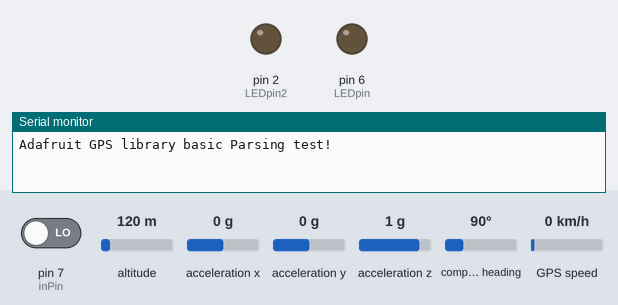
Bench run of a sketch on a simulated Arduino Mega 2560, built with avr-gcc and run on an emulated ATmega2560. Parts: output pins drawn as LEDs (lit = HIGH), the last lines printed to the serial monitor. The inputs (shaded band) are chosen by the test bench; at power-on: pin 7 (inPin) LOW, altitude 120 m, acceleration x 0 g, acceleration y 0 g, acceleration z 1 g, compass heading 90°, GPS speed 0 km/h. The GPS gets a fix after 3 s at 37.7749, -122.4194 with 8 satellites.

Above: at 2.2 s.
2.3 s: pin 7 (inPin) driven HIGH
At 3.6 s:
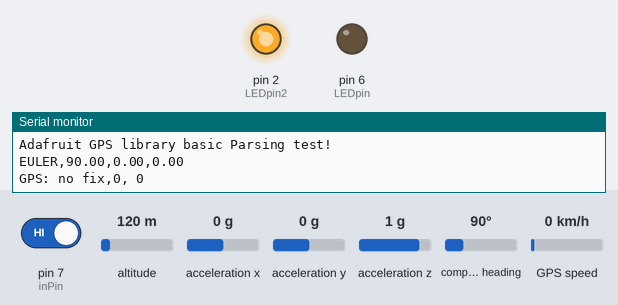
At 5.1 s:
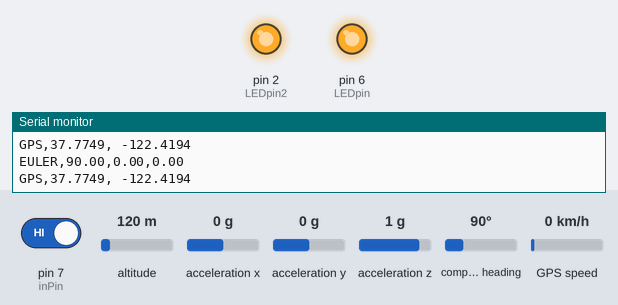
Timing chart, 0 to 6.6 s (numbered marks = the images above; inputs shaded):
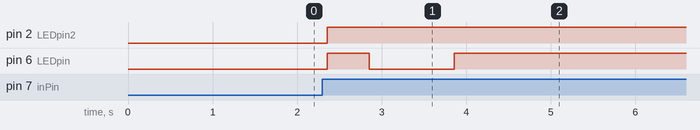

The sketch:

sketch_oct04b.ino
```cpp
#include <Wire.h>
#include <Adafruit_Sensor.h>
#include <Adafruit_BNO055.h>
#include <utility/imumaths.h>

#include <Adafruit_GPS.h>   // Adafruit GPS Library

Adafruit_GPS GPS(&Serial1); // We'll be using the Mega's serial port 1
                            // (R&TX1), but you can also use 2 and 3

// Set GPSECHO to 'false' to turn off echoing the GPS data to the Serial console
// Set to 'true' if you want to debug and listen to the raw GPS sentences
#define GPSECHO  false

/* This driver reads raw data from the BNO055

   Connections
   ===========
   Connect SCL to analog 5
   Connect SDA to analog 4
   Connect VDD to 3.3V DC
   Connect GROUND to common ground

   History
   =======
   2015/MAR/03  - First release (KTOWN)
*/

/* Set the delay between fresh samples */
#define BNO055_SAMPLERATE_DELAY_MS (500)

// Check I2C device address and correct line below (by default address is 0x29 or 0x28)
//                                   id, address
Adafruit_BNO055 bno = Adafruit_BNO055(-1, 0x28);

int LEDpin = 6;
int LEDpin2 = 2;

int delayval = 100; // delay for half a second

// the follow variables are long's because the time, measured in miliseconds,
// will quickly become a bigger number than can be stored in an int.
long time = 0;         // the last time the output pin was toggled
unsigned long debounce = 50;   // the debounce time, increase if the output flickers
int inPin = 7;         // the number of the button
int state;      // the current state of the output pin
int lastState = LOW;   // the previous reading from the input pin
int reading;           // the current reading from the input pin
unsigned long lastDebounceTime = 0;  // the last time the output pin was toggled

boolean readingData = false;
/**************************************************************************/
/*
    Arduino setup function (automatically called at startup)
*/
/**************************************************************************/

// Keeps track of whether we're using the interrupt
// off by default!
boolean usingInterrupt = false;

void setup(void)
{
  Serial.begin(115200);
  //Serial.println("Orientation Sensor Raw Data Test"); Serial.println("");

  Serial.println("Adafruit GPS library basic Parsing test!");
  // 9600 NMEA is the default baud rate for Adafruit MTK GPS's- some use 4800
  GPS.begin(9600);

  // You can adjust which sentences to have the module emit, below

  // Uncomment this line to turn on RMC (recommended minimum) and GGA (fix data) including altitude
  GPS.sendCommand(PMTK_SET_NMEA_OUTPUT_RMCGGA);
  // Uncomment this line to turn on only the "minimum recommended" data for high update rates!
  //GPS.sendCommand(PMTK_SET_NMEA_OUTPUT_RMCONLY);

  // For parsing data, anything but either RMC only or RMC+GGA is not recommended, since
  // the parser doesn't care about other sentences at this time

  // Set the update rate
  GPS.sendCommand(PMTK_SET_NMEA_UPDATE_1HZ);   // 1 Hz update rate
  // For the parsing code to work nicely and have time to sort through the data, and
  // print it out using anything higher than 1 Hz is not suggested

  // Request updates on antenna status, comment out to keep quiet
  GPS.sendCommand(PGCMD_ANTENNA);

  // This code can have a timer0 interrupt go off
  // every 1 millisecond, and read data from the GPS. That makes the
  // loop code  a lot easier!
  useInterrupt(true);

  /* Initialise the sensor */
  if(!bno.begin())
  {
    /* There was a problem detecting the BNO055 ... check your connections */
    //Serial.print("Ooops, no BNO055 detected ... Check your wiring or I2C ADDR!");
    while(1);
  }

  delay(1000);

  /* Display the current temperature
  int8_t temp = bno.getTemp();
  Serial.print("Current Temperature: ");
  Serial.print(temp);
  Serial.println(" C");
  Serial.println("");*/

  bno.setExtCrystalUse(true);

  //Serial.println("Calibration status values: 0=uncalibrated, 3=fully calibrated");

  pinMode(LEDpin, OUTPUT);
  pinMode(LEDpin2, OUTPUT);
  digitalWrite(LEDpin, LOW);
  digitalWrite(LEDpin2, LOW);

  // Ask for firmware version
  Serial1.println(PMTK_Q_RELEASE);
}

// Interrupt is called once a millisecond, looks for any new GPS data, and stores it
SIGNAL(TIMER0_COMPA_vect) {
  char c = GPS.read();
  // if you want to debug, this is a good time to do it!
#ifdef UDR0
  if (GPSECHO)
    if (c) UDR0 = c;
    // writing direct to UDR0 is much much faster than Serial.print
    // but only one character can be written at a time.
#endif
}

void useInterrupt(boolean v) {
  if (v) {
    // Timer0 is already used for millis() - we'll just interrupt somewhere
    // in the middle and call the "Compare A" function above
    OCR0A = 0xAF;
    TIMSK0 |= _BV(OCIE0A);
    usingInterrupt = true;
  } else {
    // do not call the interrupt function COMPA anymore
    TIMSK0 &= ~_BV(OCIE0A);
    usingInterrupt = false;
  }
}

uint32_t timer = millis();

/**************************************************************************/
/*
    Arduino loop function, called once 'setup' is complete (your own code
    should go here)
*/
/**************************************************************************/
void loop(void)
{

  int reading = digitalRead(inPin);

  if (reading != lastState) {

      lastDebounceTime = millis();
  }

  if((millis() - lastDebounceTime) > debounce){
      if (reading != state){
        state = reading;
        if (state == HIGH){
            readingData = !readingData;
        }
      }

  }

  lastState = reading;

  if (readingData == false){
    digitalWrite(LEDpin, LOW);
    digitalWrite(LEDpin2, LOW);
  }

  if(readingData == true){
  // Possible vector values can be:
  // - VECTOR_ACCELEROMETER - m/s^2
  // - VECTOR_MAGNETOMETER  - uT
  // - VECTOR_GYROSCOPE     - rad/s
  // - VECTOR_EULER         - degrees
  // - VECTOR_LINEARACCEL   - m/s^2
  // - VECTOR_GRAVITY       - m/s^2
  imu::Vector<3> euler = bno.getVector(Adafruit_BNO055::VECTOR_EULER);
  imu::Vector<3> accelerometer = bno.getVector(Adafruit_BNO055::VECTOR_ACCELEROMETER);

  Serial.print("EULER");
  Serial.print(",");
  Serial.print(euler.x());
  Serial.print(",");
  Serial.print(euler.y());
  Serial.print(",");
  Serial.println(euler.z());

  digitalWrite(LEDpin2, HIGH);

  /* Display the floating point data
  Serial.print("Wheelchair acceleration");
  Serial.print(",");
  Serial.print(accelerometer.x());
  Serial.print(",");
  Serial.print(accelerometer.y());
  Serial.print(",");
  Serial.println(accelerometer.z());*/

  /* Display calibration status for each sensor.
  uint8_t system, gyro, accel, mag = 0;
  bno.getCalibration(&system, &gyro, &accel, &mag);
  Serial.print("CALIBRATION: Sys=");
  Serial.print(system, DEC);
  Serial.print(" Gyro=");
  Serial.print(gyro, DEC);
  Serial.print(" Accel=");
  Serial.print(accel, DEC);
  Serial.print(" Mag=");
  Serial.println(mag, DEC);
  */

// in case you are not using the interrupt above, you'll
  // need to 'hand query' the GPS, not suggested.
  if (! usingInterrupt) {
    // read data from the GPS in the 'main loop'
    char c = GPS.read();
     // Interest point for debugging
    if (GPSECHO)
      if (c) Serial.print(c);
  }

  // if a sentence is received, we can check the checksum, and then parse it...
  if (GPS.newNMEAreceived()) {
    // If we print the NMEA sentence, or data
    // we end up not listening and catching other sentences!
    // so be very wary if using OUTPUT_ALLDATA and trying to print out data
    //Serial.println(GPS.lastNMEA());   // this also sets the newNMEAreceived() flag to false

    if (!GPS.parse(GPS.lastNMEA()))   // this also sets the newNMEAreceived() flag to false
      return;  // we can fail to parse a sentence in which case we should just wait for another
  }

  // if millis() or timer wraps around, we'll just reset it
  if (timer > millis())  timer = millis();

  // approximately every 2 seconds or so, print out the current GPS stats
  if (millis() - timer > 500) {
    timer = millis(); // reset the timer

    if (GPS.fix) {      //Only If there is a GPS Fix, we print out.

      digitalWrite(LEDpin, HIGH);

      Serial.print("GPS");
      Serial.print(",");
      Serial.print(GPS.latitudeDegrees, 4);
      Serial.print(", ");
      Serial.println(GPS.longitudeDegrees, 4);
    }

    else{
      //Serial.println("GPS, no fix");
      Serial.print("GPS: no fix");
      Serial.print(",");
      Serial.print("0");
      Serial.print(", ");
      Serial.println("0");

      digitalWrite(LEDpin, HIGH);
      delay(500);
      digitalWrite(LEDpin, LOW);
      delay(500);
    }
  }

  delay(BNO055_SAMPLERATE_DELAY_MS);

  }

}
```

Measured:
- after the input at 2.3 s, pin 2 (LEDpin2): LOW → HIGH after 0.05 s; pin 6 (LEDpin): LOW → HIGH after 0.05 s, → LOW 0.50 s later, → HIGH 1.0 s later
